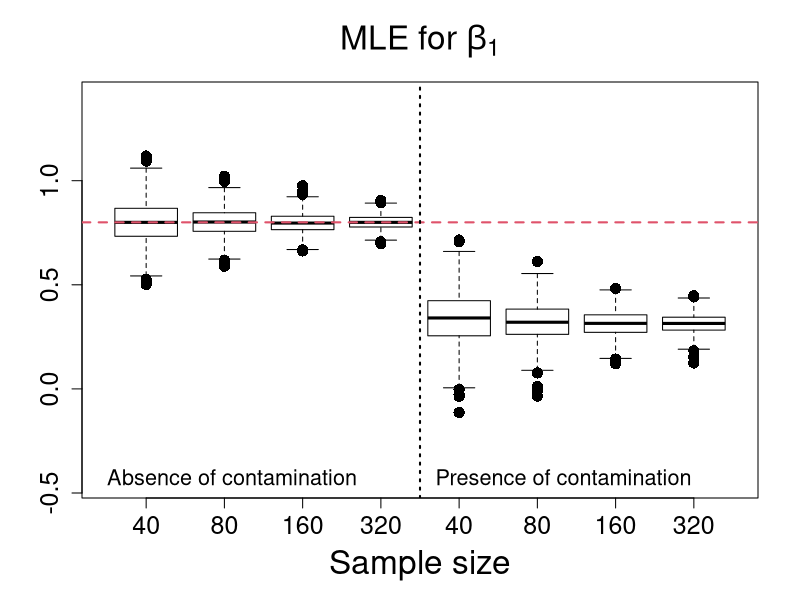
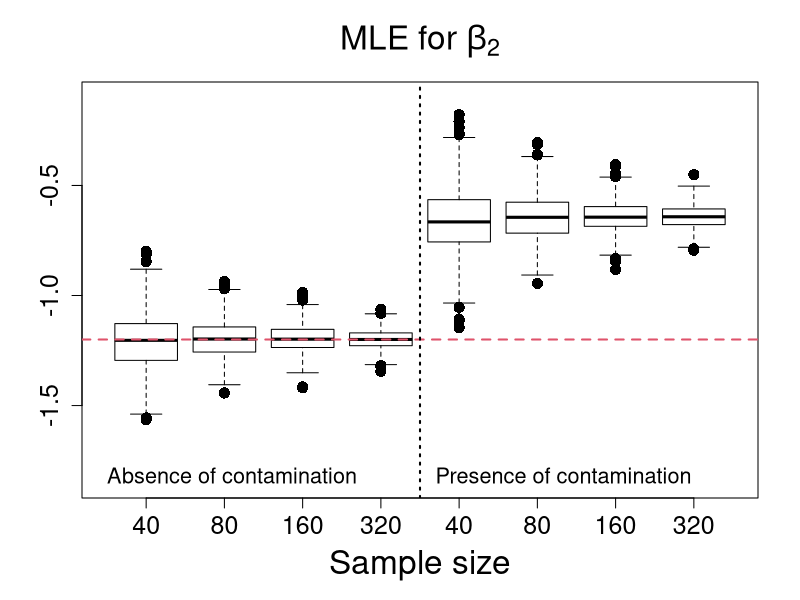
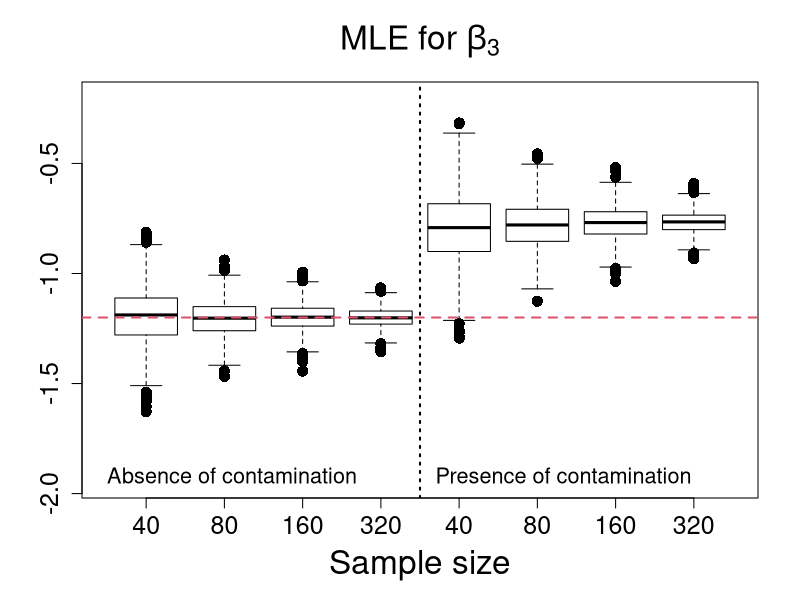
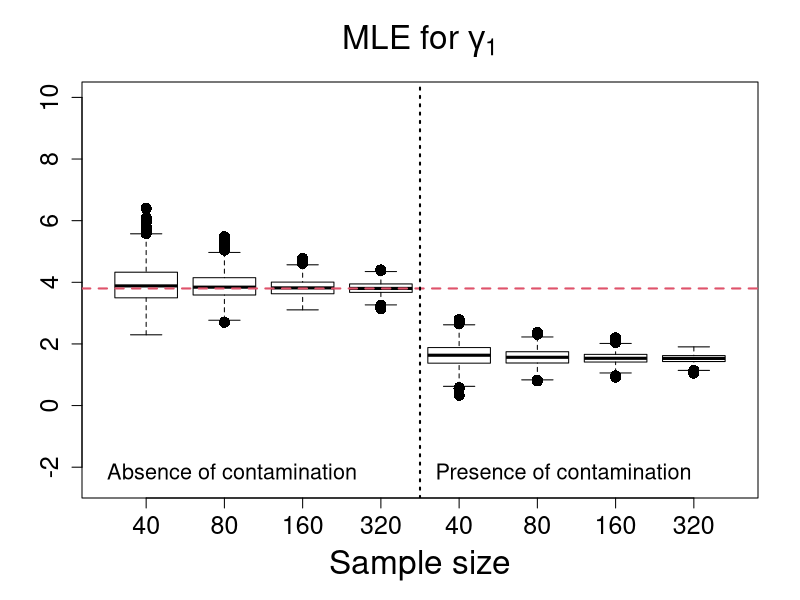
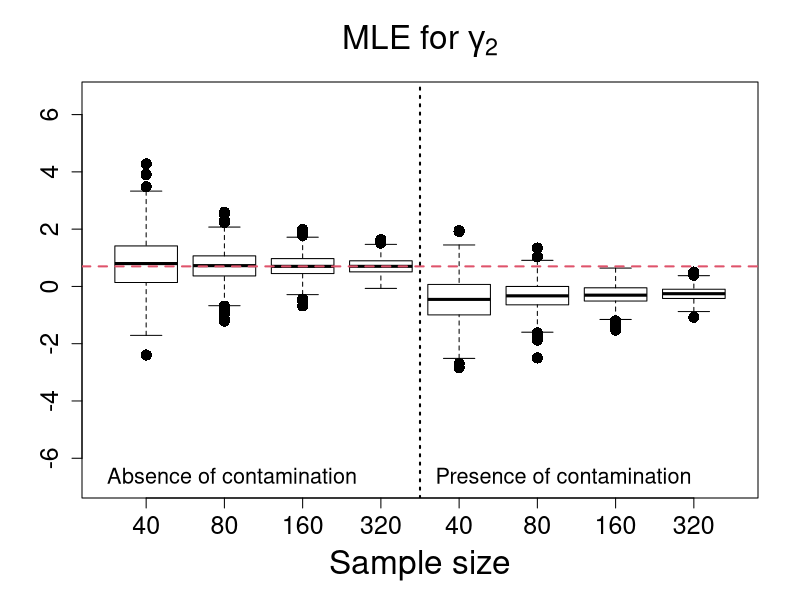
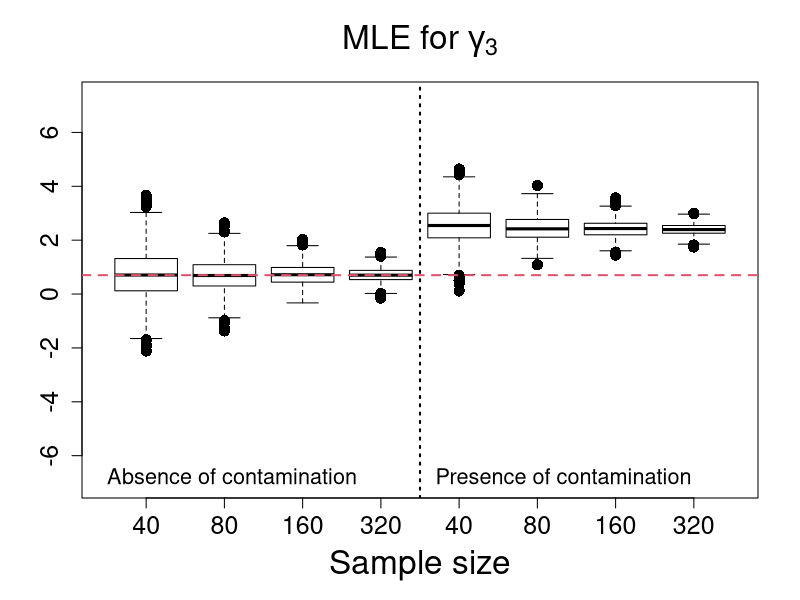
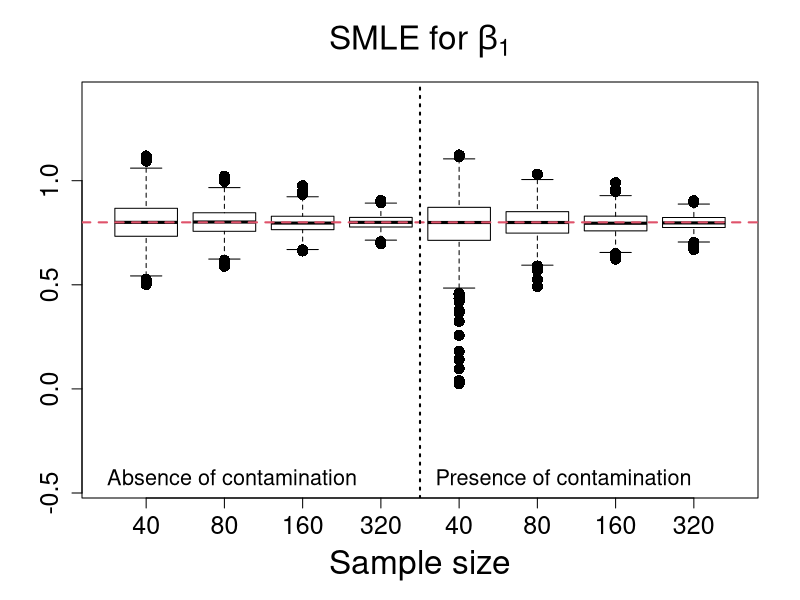
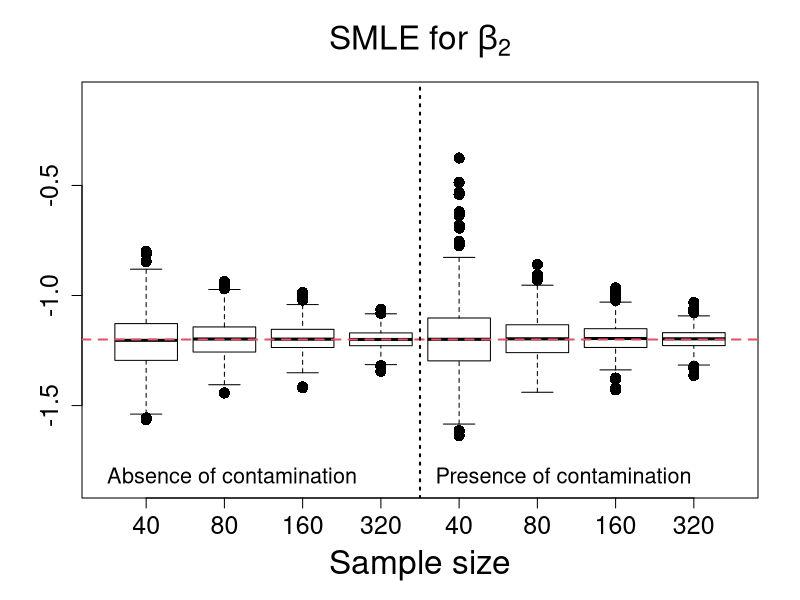

Here is the R script that generated these plots, in order:
rm(list=ls())

data40 <- read.table("Estimates_Scenario2_n40.txt", h=T)
data80 <- read.table("Estimates_Scenario2_n80.txt", h=T)
data160 <- read.table("Estimates_Scenario2_n160.txt", h=T)
data320 <- read.table("Estimates_Scenario2_n320.txt", h=T)

#**************************MLE estimates******************************#
MLE_beta1_n40 <- data40$MLE_beta1; MLEC_beta1_n40 <- data40$MLE_C_beta1
MLE_beta2_n40 <- data40$MLE_beta2; MLEC_beta2_n40 <- data40$MLE_C_beta2
MLE_beta3_n40 <- data40$MLE_beta3; MLEC_beta3_n40 <- data40$MLE_C_beta3
MLE_gama1_n40 <- data40$MLE_gama1; MLEC_gama1_n40 <- data40$MLE_C_gama1
MLE_gama2_n40 <- data40$MLE_gama2; MLEC_gama2_n40 <- data40$MLE_C_gama2
MLE_gama3_n40 <- data40$MLE_gama3; MLEC_gama3_n40 <- data40$MLE_C_gama3

MLE_beta1_n80 <- data80$MLE_beta1; MLEC_beta1_n80 <- data80$MLE_C_beta1
MLE_beta2_n80 <- data80$MLE_beta2; MLEC_beta2_n80 <- data80$MLE_C_beta2
MLE_beta3_n80 <- data80$MLE_beta3; MLEC_beta3_n80 <- data80$MLE_C_beta3
MLE_gama1_n80 <- data80$MLE_gama1; MLEC_gama1_n80 <- data80$MLE_C_gama1
MLE_gama2_n80 <- data80$MLE_gama2; MLEC_gama2_n80 <- data80$MLE_C_gama2
MLE_gama3_n80 <- data80$MLE_gama3; MLEC_gama3_n80 <- data80$MLE_C_gama3

MLE_beta1_n160 <- data160$MLE_beta1; MLEC_beta1_n160 <- data160$MLE_C_beta1
MLE_beta2_n160 <- data160$MLE_beta2; MLEC_beta2_n160 <- data160$MLE_C_beta2
MLE_beta3_n160 <- data160$MLE_beta3; MLEC_beta3_n160 <- data160$MLE_C_beta3
MLE_gama1_n160 <- data160$MLE_gama1; MLEC_gama1_n160 <- data160$MLE_C_gama1
MLE_gama2_n160 <- data160$MLE_gama2; MLEC_gama2_n160 <- data160$MLE_C_gama2
MLE_gama3_n160 <- data160$MLE_gama3; MLEC_gama3_n160 <- data160$MLE_C_gama3

MLE_beta1_n320 <- data320$MLE_beta1; MLEC_beta1_n320 <- data320$MLE_C_beta1
MLE_beta2_n320 <- data320$MLE_beta2; MLEC_beta2_n320 <- data320$MLE_C_beta2
MLE_beta3_n320 <- data320$MLE_beta3; MLEC_beta3_n320 <- data320$MLE_C_beta3
MLE_gama1_n320 <- data320$MLE_gama1; MLEC_gama1_n320 <- data320$MLE_C_gama1
MLE_gama2_n320 <- data320$MLE_gama2; MLEC_gama2_n320 <- data320$MLE_C_gama2
MLE_gama3_n320 <- data320$MLE_gama3; MLEC_gama3_n320 <- data320$MLE_C_gama3


#**************************SMLE estimates******************************#
SMLE_beta1_n40 <- data40$SMLE_beta1; SMLEC_beta1_n40 <- data40$SMLE_C_beta1
SMLE_beta2_n40 <- data40$SMLE_beta2; SMLEC_beta2_n40 <- data40$SMLE_C_beta2
SMLE_beta3_n40 <- data40$SMLE_beta3; SMLEC_beta3_n40 <- data40$SMLE_C_beta3
SMLE_gama1_n40 <- data40$SMLE_gama1; SMLEC_gama1_n40 <- data40$SMLE_C_gama1
SMLE_gama2_n40 <- data40$SMLE_gama2; SMLEC_gama2_n40 <- data40$SMLE_C_gama2
SMLE_gama3_n40 <- data40$SMLE_gama3; SMLEC_gama3_n40 <- data40$SMLE_C_gama3

SMLE_beta1_n80 <- data80$SMLE_beta1; SMLEC_beta1_n80 <- data80$SMLE_C_beta1
SMLE_beta2_n80 <- data80$SMLE_beta2; SMLEC_beta2_n80 <- data80$SMLE_C_beta2
SMLE_beta3_n80 <- data80$SMLE_beta3; SMLEC_beta3_n80 <- data80$SMLE_C_beta3
SMLE_gama1_n80 <- data80$SMLE_gama1; SMLEC_gama1_n80 <- data80$SMLE_C_gama1
SMLE_gama2_n80 <- data80$SMLE_gama2; SMLEC_gama2_n80 <- data80$SMLE_C_gama2
SMLE_gama3_n80 <- data80$SMLE_gama3; SMLEC_gama3_n80 <- data80$SMLE_C_gama3

SMLE_beta1_n160 <- data160$SMLE_beta1; SMLEC_beta1_n160 <- data160$SMLE_C_beta1
SMLE_beta2_n160 <- data160$SMLE_beta2; SMLEC_beta2_n160 <- data160$SMLE_C_beta2
SMLE_beta3_n160 <- data160$SMLE_beta3; SMLEC_beta3_n160 <- data160$SMLE_C_beta3
SMLE_gama1_n160 <- data160$SMLE_gama1; SMLEC_gama1_n160 <- data160$SMLE_C_gama1
SMLE_gama2_n160 <- data160$SMLE_gama2; SMLEC_gama2_n160 <- data160$SMLE_C_gama2
SMLE_gama3_n160 <- data160$SMLE_gama3; SMLEC_gama3_n160 <- data160$SMLE_C_gama3

SMLE_beta1_n320 <- data320$SMLE_beta1; SMLEC_beta1_n320 <- data320$SMLE_C_beta1
SMLE_beta2_n320 <- data320$SMLE_beta2; SMLEC_beta2_n320 <- data320$SMLE_C_beta2
SMLE_beta3_n320 <- data320$SMLE_beta3; SMLEC_beta3_n320 <- data320$SMLE_C_beta3
SMLE_gama1_n320 <- data320$SMLE_gama1; SMLEC_gama1_n320 <- data320$SMLE_C_gama1
SMLE_gama2_n320 <- data320$SMLE_gama2; SMLEC_gama2_n320 <- data320$SMLE_C_gama2
SMLE_gama3_n320 <- data320$SMLE_gama3; SMLEC_gama3_n320 <- data320$SMLE_C_gama3

#**************************MDPDE estimates******************************#

MDPDE_beta1_n40 <- data40$MDPDE_beta1; MDPDEC_beta1_n40 <- data40$MDPDE_C_beta1
MDPDE_beta2_n40 <- data40$MDPDE_beta2; MDPDEC_beta2_n40 <- data40$MDPDE_C_beta2
MDPDE_beta3_n40 <- data40$MDPDE_beta3; MDPDEC_beta3_n40 <- data40$MDPDE_C_beta3
MDPDE_gama1_n40 <- data40$MDPDE_gama1; MDPDEC_gama1_n40 <- data40$MDPDE_C_gama1
MDPDE_gama2_n40 <- data40$MDPDE_gama2; MDPDEC_gama2_n40 <- data40$MDPDE_C_gama2
MDPDE_gama3_n40 <- data40$MDPDE_gama3; MDPDEC_gama3_n40 <- data40$MDPDE_C_gama3

MDPDE_beta1_n80 <- data80$MDPDE_beta1; MDPDEC_beta1_n80 <- data80$MDPDE_C_beta1
MDPDE_beta2_n80 <- data80$MDPDE_beta2; MDPDEC_beta2_n80 <- data80$MDPDE_C_beta2
MDPDE_beta3_n80 <- data80$MDPDE_beta3; MDPDEC_beta3_n80 <- data80$MDPDE_C_beta3
MDPDE_gama1_n80 <- data80$MDPDE_gama1; MDPDEC_gama1_n80 <- data80$MDPDE_C_gama1
MDPDE_gama2_n80 <- data80$MDPDE_gama2; MDPDEC_gama2_n80 <- data80$MDPDE_C_gama2
MDPDE_gama3_n80 <- data80$MDPDE_gama3; MDPDEC_gama3_n80 <- data80$MDPDE_C_gama3

MDPDE_beta1_n160 <- data160$MDPDE_beta1; MDPDEC_beta1_n160 <- data160$MDPDE_C_beta1
MDPDE_beta2_n160 <- data160$MDPDE_beta2; MDPDEC_beta2_n160 <- data160$MDPDE_C_beta2
MDPDE_beta3_n160 <- data160$MDPDE_beta3; MDPDEC_beta3_n160 <- data160$MDPDE_C_beta3
MDPDE_gama1_n160 <- data160$MDPDE_gama1; MDPDEC_gama1_n160 <- data160$MDPDE_C_gama1
MDPDE_gama2_n160 <- data160$MDPDE_gama2; MDPDEC_gama2_n160 <- data160$MDPDE_C_gama2
MDPDE_gama3_n160 <- data160$MDPDE_gama3; MDPDEC_gama3_n160 <- data160$MDPDE_C_gama3

MDPDE_beta1_n320 <- data320$MDPDE_beta1; MDPDEC_beta1_n320 <- data320$MDPDE_C_beta1
MDPDE_beta2_n320 <- data320$MDPDE_beta2; MDPDEC_beta2_n320 <- data320$MDPDE_C_beta2
MDPDE_beta3_n320 <- data320$MDPDE_beta3; MDPDEC_beta3_n320 <- data320$MDPDE_C_beta3
MDPDE_gama1_n320 <- data320$MDPDE_gama1; MDPDEC_gama1_n320 <- data320$MDPDE_C_gama1
MDPDE_gama2_n320 <- data320$MDPDE_gama2; MDPDEC_gama2_n320 <- data320$MDPDE_C_gama2
MDPDE_gama3_n320 <- data320$MDPDE_gama3; MDPDEC_gama3_n320 <- data320$MDPDE_C_gama3

#********************MLE estimates of beta1****************#
boxplot(MLE_beta1_n40,MLE_beta1_n80,MLE_beta1_n160,MLE_beta1_n320,
MLEC_beta1_n40,MLEC_beta1_n80,MLEC_beta1_n160,MLEC_beta1_n320,
main=expression( paste("MLE for ", beta[1])),
xlab="Sample size",ylab="",names=c(40,80,160,320,40,80,160,320),outline=T,
ylim=c(-0.45,1.4), cex=1.5,cex.lab=2.0,cex.axis=1.5,cex.main=2.0, pch=16, col=NULL)
abline(0.8,0,col=2,lty=2,lwd=2)
abline(v=4.5,lty=3,lwd=2)
legend(0.0,-0.3,"Absence of contamination",bty="n",cex=1.3)
legend(4.2,-0.3,"Presence of contamination",bty="n",cex=1.3)

#********************MLE estimates of beta2****************#
boxplot(MLE_beta2_n40,MLE_beta2_n80,MLE_beta2_n160,MLE_beta2_n320,
MLEC_beta2_n40,MLEC_beta2_n80,MLEC_beta2_n160,MLEC_beta2_n320,
main=expression( paste("MLE for ", beta[2])),
xlab="Sample size",ylab="",names=c(40,80,160,320,40,80,160,320),outline=T,
ylim=c(-1.85,-0.1), cex=1.5,cex.lab=2.0,cex.axis=1.5,cex.main=2.0, pch=16, col=NULL)
abline(-1.2,0,col=2,lty=2,lwd=2)
abline(v=4.5,lty=3,lwd=2)
legend(0.0,-1.7,"Absence of contamination",bty="n",cex=1.3)
legend(4.2,-1.7,"Presence of contamination",bty="n",cex=1.3)

#********************MLE estimates of beta3****************#
boxplot(MLE_beta3_n40,MLE_beta3_n80,MLE_beta3_n160,MLE_beta3_n320,
MLEC_beta3_n40,MLEC_beta3_n80,MLEC_beta3_n160,MLEC_beta3_n320,
main=expression( paste("MLE for ", beta[3])),
xlab="Sample size",ylab="",names=c(40,80,160,320,40,80,160,320),outline=T,
ylim=c(-1.95,-0.2), cex=1.5,cex.lab=2.0,cex.axis=1.5,cex.main=2.0, pch=16, col=NULL)
abline(-1.2,0,col=2,lty=2,lwd=2)
abline(v=4.5,lty=3,lwd=2)
legend(0.0,-1.8,"Absence of contamination",bty="n",cex=1.3)
legend(4.2,-1.8,"Presence of contamination",bty="n",cex=1.3)

#********************MLE estimates of gamma1****************#
boxplot(MLE_gama1_n40,MLE_gama1_n80,MLE_gama1_n160,MLE_gama1_n320,
MLEC_gama1_n40,MLEC_gama1_n80,MLEC_gama1_n160,MLEC_gama1_n320,
main=expression( paste("MLE for ", gamma[1])),
xlab="Sample size",ylab="",names=c(40,80,160,320,40,80,160,320),outline=T,
ylim=c(-2.5,10), cex=1.5,cex.lab=2.0,cex.axis=1.5,cex.main=2.0, pch=16, col=NULL)
abline(3.8,0,col=2,lty=2,lwd=2)
abline(v=4.5,lty=3,lwd=2)
legend(0.0,-1.3,"Absence of contamination",bty="n",cex=1.3)
legend(4.2,-1.3,"Presence of contamination",bty="n",cex=1.3)

#********************MLE estimates of gamma2****************#
boxplot(MLE_gama2_n40,MLE_gama2_n80,MLE_gama2_n160,MLE_gama2_n320,
MLEC_gama2_n40,MLEC_gama2_n80,MLEC_gama2_n160,MLEC_gama2_n320,
main=expression( paste("MLE for ", gamma[2])),
xlab="Sample size",ylab="",names=c(40,80,160,320,40,80,160,320),outline=T,
ylim=c(-6.85,6.6), cex=1.5,cex.lab=2.0,cex.axis=1.5,cex.main=2.0, pch=16, col=NULL)
abline(0.7,0,col=2,lty=2,lwd=2)
abline(v=4.5,lty=3,lwd=2)
legend(0.0,-5.7,"Absence of contamination",bty="n",cex=1.3)
legend(4.2,-5.7,"Presence of contamination",bty="n",cex=1.3)

#********************MLE estimates of gamam3****************#
boxplot(MLE_gama3_n40,MLE_gama3_n80,MLE_gama3_n160,MLE_gama3_n320,
MLEC_gama3_n40,MLEC_gama3_n80,MLEC_gama3_n160,MLEC_gama3_n320,
main=expression( paste("MLE for ", gamma[3])),
xlab="Sample size",ylab="",names=c(40,80,160,320,40,80,160,320),outline=T,
ylim=c(-7.0,7.3), cex=1.5,cex.lab=2.0,cex.axis=1.5,cex.main=2.0, pch=16, col=NULL)
abline(0.7,0,col=2,lty=2,lwd=2)
abline(v=4.5,lty=3,lwd=2)
legend(0.0,-5.8,"Absence of contamination",bty="n",cex=1.3)
legend(4.2,-5.8,"Presence of contamination",bty="n",cex=1.3)

#**************************SMLE estimates******************************#

#********************SMLE estimates of beta1****************#
boxplot(SMLE_beta1_n40,SMLE_beta1_n80,SMLE_beta1_n160,SMLE_beta1_n320,
SMLEC_beta1_n40,SMLEC_beta1_n80,SMLEC_beta1_n160,SMLEC_beta1_n320,
main=expression( paste("SMLE for ", beta[1])),
xlab="Sample size",ylab="",names=c(40,80,160,320,40,80,160,320),outline=T,
ylim=c(-0.45,1.4), cex=1.5,cex.lab=2.0,cex.axis=1.5,cex.main=2.0, pch=16, col=NULL)
abline(0.8,0,col=2,lty=2,lwd=2)
abline(v=4.5,lty=3,lwd=2)
legend(0.0,-0.3,"Absence of contamination",bty="n",cex=1.3)
legend(4.2,-0.3,"Presence of contamination",bty="n",cex=1.3)

#********************SMLE estimates of beta2****************#
boxplot(SMLE_beta2_n40,SMLE_beta2_n80,SMLE_beta2_n160,SMLE_beta2_n320,
SMLEC_beta2_n40,SMLEC_beta2_n80,SMLEC_beta2_n160,SMLEC_beta2_n320,
main=expression( paste("SMLE for ", beta[2])),
xlab="Sample size",ylab="",names=c(40,80,160,320,40,80,160,320),outline=T,
ylim=c(-1.85,-0.1), cex=1.5,cex.lab=2.0,cex.axis=1.5,cex.main=2.0, pch=16, col=NULL)
abline(-1.2,0,col=2,lty=2,lwd=2)
abline(v=4.5,lty=3,lwd=2)
legend(0.0,-1.7,"Absence of contamination",bty="n",cex=1.3)
legend(4.2,-1.7,"Presence of contamination",bty="n",cex=1.3)

#********************SMLE estimates of beta3****************#
boxplot(SMLE_beta3_n40,SMLE_beta3_n80,SMLE_beta3_n160,SMLE_beta3_n320,
SMLEC_beta3_n40,SMLEC_beta3_n80,SMLEC_beta3_n160,SMLEC_beta3_n320,
main=expression( paste("SMLE for ", beta[3])),
xlab="Sample size",ylab="",names=c(40,80,160,320,40,80,160,320),outline=T,
ylim=c(-1.95,-0.2), cex=1.5,cex.lab=2.0,cex.axis=1.5,cex.main=2.0, pch=16, col=NULL)
abline(-1.2,0,col=2,lty=2,lwd=2)
abline(v=4.5,lty=3,lwd=2)
legend(0.0,-1.8,"Absence of contamination",bty="n",cex=1.3)
legend(4.2,-1.8,"Presence of contamination",bty="n",cex=1.3)

#********************SMLE estimates of gamma1****************#
boxplot(SMLE_gama1_n40,SMLE_gama1_n80,SMLE_gama1_n160,SMLE_gama1_n320,
SMLEC_gama1_n40,SMLEC_gama1_n80,SMLEC_gama1_n160,SMLEC_gama1_n320,
main=expression( paste("SMLE for ", gamma[1])),
xlab="Sample size",ylab="",names=c(40,80,160,320,40,80,160,320),outline=T,
ylim=c(-2.5,10), cex=1.5,cex.lab=2.0,cex.axis=1.5,cex.main=2.0, pch=16, col=NULL)
abline(3.8,0,col=2,lty=2,lwd=2)
abline(v=4.5,lty=3,lwd=2)
legend(0.0,-1.3,"Absence of contamination",bty="n",cex=1.3)
legend(4.2,-1.3,"Presence of contamination",bty="n",cex=1.3)

#********************SMLE estimates of gamma2****************#
boxplot(SMLE_gama2_n40,SMLE_gama2_n80,SMLE_gama2_n160,SMLE_gama2_n320,
SMLEC_gama2_n40,SMLEC_gama2_n80,SMLEC_gama2_n160,SMLEC_gama2_n320,
main=expression( paste("SMLE for ", gamma[2])),
xlab="Sample size",ylab="",names=c(40,80,160,320,40,80,160,320),outline=T,
ylim=c(-6.85,6.6), cex=1.5,cex.lab=2.0,cex.axis=1.5,cex.main=2.0, pch=16, col=NULL)
abline(0.7,0,col=2,lty=2,lwd=2)
abline(v=4.5,lty=3,lwd=2)
legend(0.0,-5.7,"Absence of contamination",bty="n",cex=1.3)
legend(4.2,-5.7,"Presence of contamination",bty="n",cex=1.3)

#********************SMLE estimates of gamma3****************#
boxplot(SMLE_gama3_n40,SMLE_gama3_n80,SMLE_gama3_n160,SMLE_gama3_n320,
SMLEC_gama3_n40,SMLEC_gama3_n80,SMLEC_gama3_n160,SMLEC_gama3_n320,
main=expression( paste("SMLE for ", gamma[3])),
xlab="Sample size",ylab="",names=c(40,80,160,320,40,80,160,320),outline=T,
ylim=c(-7.0,7.3), cex=1.5,cex.lab=2.0,cex.axis=1.5,cex.main=2.0, pch=16, col=NULL)
abline(0.7,0,col=2,lty=2,lwd=2)
abline(v=4.5,lty=3,lwd=2)
legend(0.0,-5.8,"Absence of contamination",bty="n",cex=1.3)
legend(4.2,-5.8,"Presence of contamination",bty="n",cex=1.3)

#**************************MDPDE estimates******************************#

#********************MDPDE estimates of beta1****************#
boxplot(MDPDE_beta1_n40,MDPDE_beta1_n80,MDPDE_beta1_n160,MDPDE_beta1_n320,
MDPDEC_beta1_n40,MDPDEC_beta1_n80,MDPDEC_beta1_n160,MDPDEC_beta1_n320,
main=expression( paste("MDPDE for ", beta[1])),
xlab="Sample size",ylab="",names=c(40,80,160,320,40,80,160,320),outline=T,
ylim=c(-0.45,1.4), cex=1.5,cex.lab=2.0,cex.axis=1.5,cex.main=2.0, pch=16, col=NULL)
abline(0.8,0,col=2,lty=2,lwd=2)
abline(v=4.5,lty=3,lwd=2)
legend(0.0,-0.3,"Absence of contamination",bty="n",cex=1.3)
legend(4.2,-0.3,"Presence of contamination",bty="n",cex=1.3)

#********************MDPDE estimates of beta2****************#
boxplot(MDPDE_beta2_n40,MDPDE_beta2_n80,MDPDE_beta2_n160,MDPDE_beta2_n320,
MDPDEC_beta2_n40,MDPDEC_beta2_n80,MDPDEC_beta2_n160,MDPDEC_beta2_n320,
main=expression( paste("MDPDE for ", beta[2])),
xlab="Sample size",ylab="",names=c(40,80,160,320,40,80,160,320),outline=T,
ylim=c(-1.85,-0.1), cex=1.5,cex.lab=2.0,cex.axis=1.5,cex.main=2.0, pch=16, col=NULL)
abline(-1.2,0,col=2,lty=2,lwd=2)
abline(v=4.5,lty=3,lwd=2)
legend(0.0,-1.7,"Absence of contamination",bty="n",cex=1.3)
legend(4.2,-1.7,"Presence of contamination",bty="n",cex=1.3)

#********************MDPDE estimates of beta3****************#
boxplot(MDPDE_beta3_n40,MDPDE_beta3_n80,MDPDE_beta3_n160,MDPDE_beta3_n320,
MDPDEC_beta3_n40,MDPDEC_beta3_n80,MDPDEC_beta3_n160,MDPDEC_beta3_n320,
main=expression( paste("MDPDE for ", beta[3])),
xlab="Sample size",ylab="",names=c(40,80,160,320,40,80,160,320),outline=T,
ylim=c(-1.95,-0.2), cex=1.5,cex.lab=2.0,cex.axis=1.5,cex.main=2.0, pch=16, col=NULL)
abline(-1.2,0,col=2,lty=2,lwd=2)
abline(v=4.5,lty=3,lwd=2)
legend(0.0,-1.8,"Absence of contamination",bty="n",cex=1.3)
legend(4.2,-1.8,"Presence of contamination",bty="n",cex=1.3)

#********************MDPDE estimates of gamma1****************#
boxplot(MDPDE_gama1_n40,MDPDE_gama1_n80,MDPDE_gama1_n160,MDPDE_gama1_n320,
MDPDEC_gama1_n40,MDPDEC_gama1_n80,MDPDEC_gama1_n160,MDPDEC_gama1_n320,
main=expression( paste("MDPDE for ", gamma[1])),
xlab="Sample size",ylab="",names=c(40,80,160,320,40,80,160,320),outline=T,
ylim=c(-2.5,10), cex=1.5,cex.lab=2.0,cex.axis=1.5,cex.main=2.0, pch=16, col=NULL)
abline(3.8,0,col=2,lty=2,lwd=2)
abline(v=4.5,lty=3,lwd=2)
legend(0.0,-1.3,"Absence of contamination",bty="n",cex=1.3)
legend(4.2,-1.3,"Presence of contamination",bty="n",cex=1.3)

#********************MDPDE estimates of gamma2****************#
boxplot(MDPDE_gama2_n40,MDPDE_gama2_n80,MDPDE_gama2_n160,MDPDE_gama2_n320,
MDPDEC_gama2_n40,MDPDEC_gama2_n80,MDPDEC_gama2_n160,MDPDEC_gama2_n320,
main=expression( paste("MDPDE for ", gamma[2])),
xlab="Sample size",ylab="",names=c(40,80,160,320,40,80,160,320),outline=T,
ylim=c(-6.85,6.6), cex=1.5,cex.lab=2.0,cex.axis=1.5,cex.main=2.0, pch=16, col=NULL)
abline(0.7,0,col=2,lty=2,lwd=2)
abline(v=4.5,lty=3,lwd=2)
legend(0.0,-5.7,"Absence of contamination",bty="n",cex=1.3)
legend(4.2,-5.7,"Presence of contamination",bty="n",cex=1.3)

#********************MDPDE estimates of gamma3****************#
boxplot(MDPDE_gama3_n40,MDPDE_gama3_n80,MDPDE_gama3_n160,MDPDE_gama3_n320,
MDPDEC_gama3_n40,MDPDEC_gama3_n80,MDPDEC_gama3_n160,MDPDEC_gama3_n320,
main=expression( paste("MDPDE for ", gamma[3])),
xlab="Sample size",ylab="",names=c(40,80,160,320,40,80,160,320),outline=T,
ylim=c(-7.0,7.3), cex=1.5,cex.lab=2.0,cex.axis=1.5,cex.main=2.0, pch=16, col=NULL)
abline(0.7,0,col=2,lty=2,lwd=2)
abline(v=4.5,lty=3,lwd=2)
legend(0.0,-5.8,"Absence of contamination",bty="n",cex=1.3)
legend(4.2,-5.8,"Presence of contamination",bty="n",cex=1.3)










